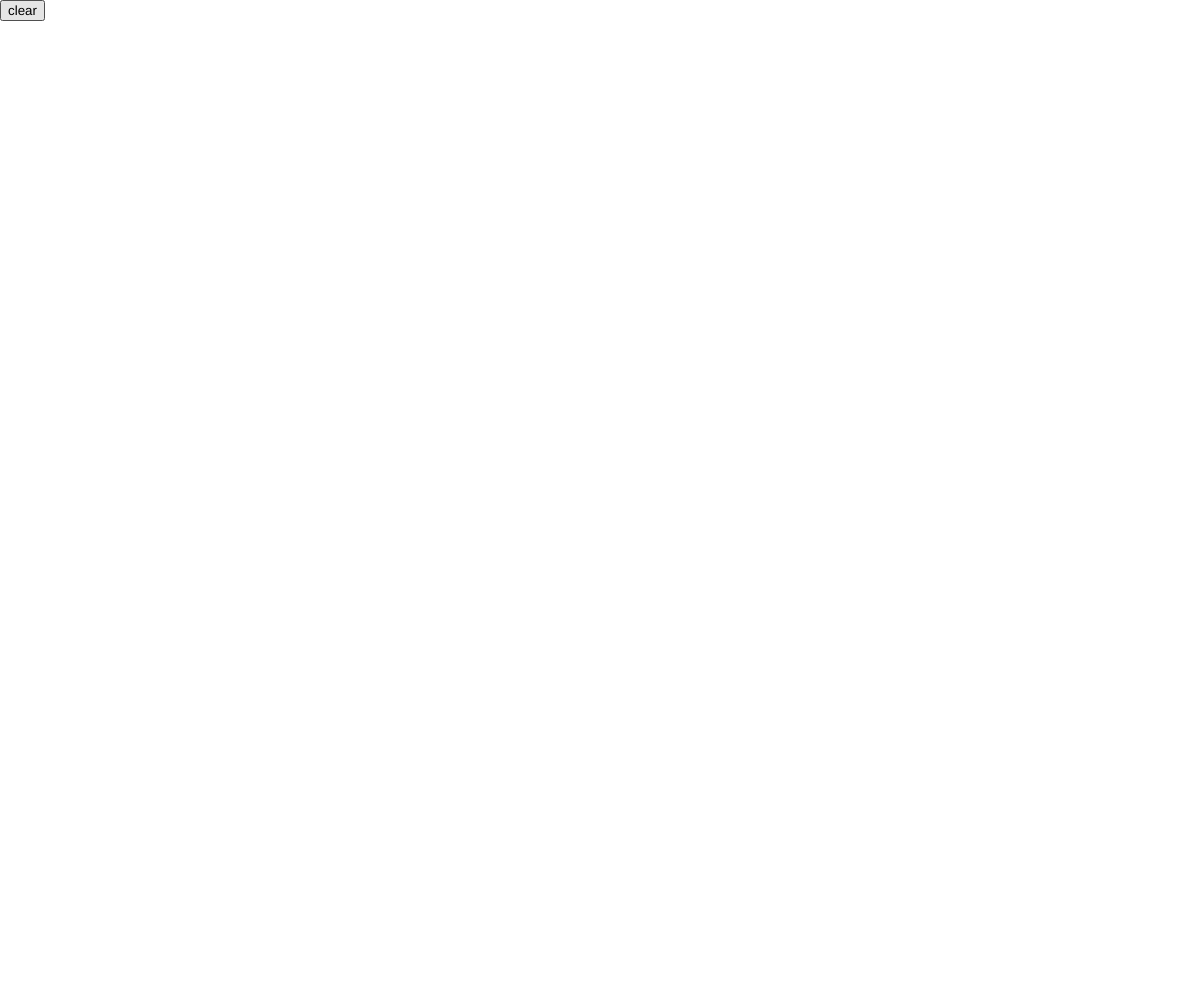
Frame 1 (no input)
Frame 60 (no input): identical to frame 1, image omitted
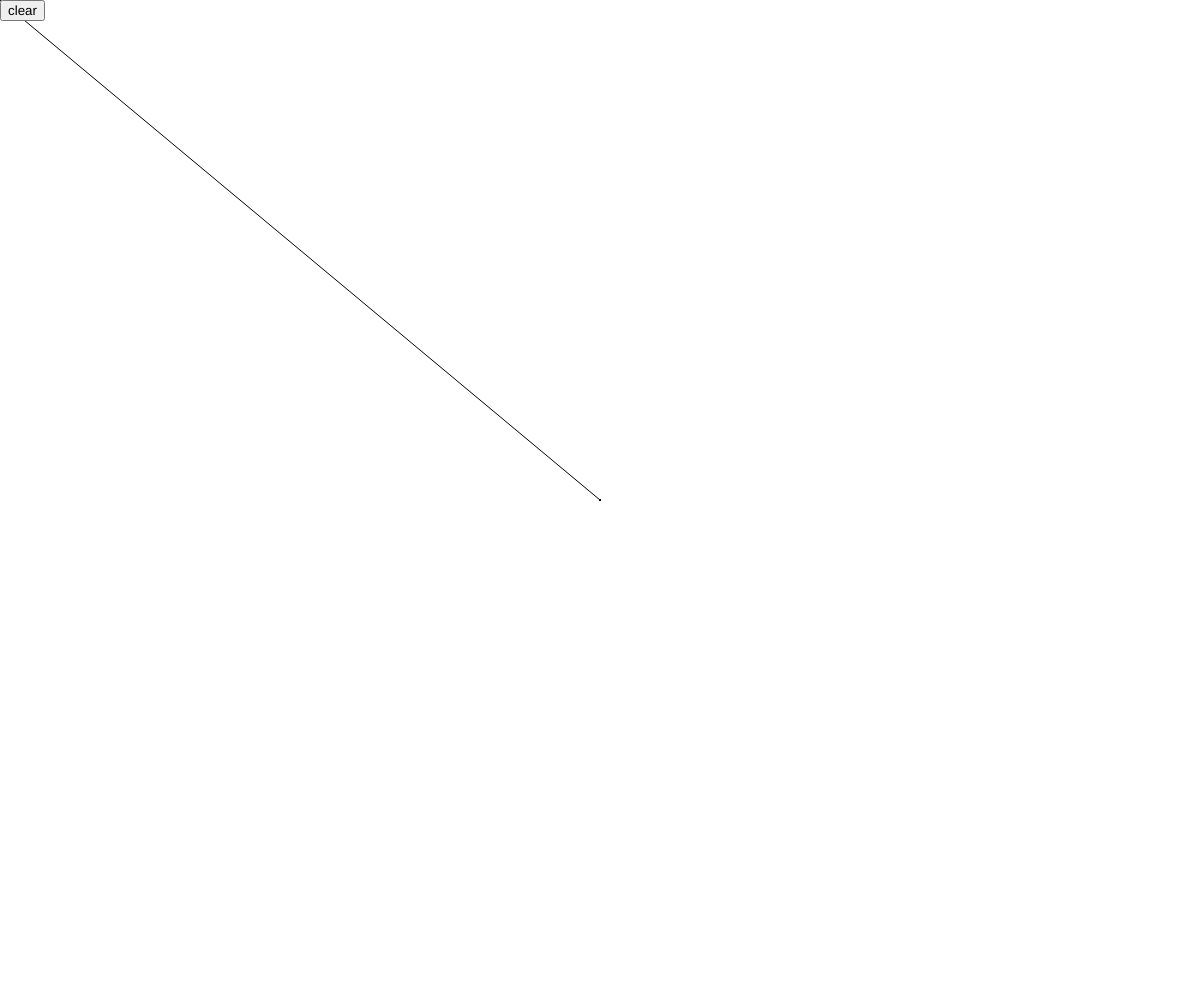
Frame 120 (the mouse pressed at the canvas centre since frame 60)

The p5.js sketch that drew these frames (run headless with seeded random() and noise() and a simulated clock; from frame 60 on, the mouse is pressed at the canvas centre):

// p5.js sketch
// ── sketch.js
let pxoffset;
let pyoffset;
let bound = 10;
let queue = [];

function setup() {
  createCanvas(window.innerWidth, window.innerHeight);
  background(255);

  pxoffset = (2 + random(0,3));
  pyoffset = (2 + random(0,3));
  
  let clearButton = createButton("clear");
  clearButton.position(0, 0);
  
  clearButton.mousePressed(() => {
    background(255);
  });
  
  frameRate(60);
}

function draw() {
  if (mouseIsPressed) {
    let distScale = (((pmouseX - mouseX) ** 2) + ((pmouseY - mouseY) ** 2)) ** 0.5 / 3;
    console.log(dist);
    
    let xoffset = pxoffset + distScale * random(-2, 2);
    let yoffset = pyoffset + distScale * random(-2, 2);
    
    if (xoffset > bound) xoffset = bound;
    if (xoffset < -bound) xoffset = -bound;
    if (yoffset > bound) yoffset = bound;
    if (yoffset < -bound) yoffset = -bound;
    
    line(
      mouseX, 
      mouseY, 
      pmouseX, 
      pmouseY
    );
    queue.push([
      mouseX + xoffset, 
      mouseY + yoffset, 
      pmouseX + pxoffset, 
      pmouseY + pyoffset,
      mouseX,
      mouseY,
      pmouseX,
      pmouseY
    ]
              )
    
    pxoffset = xoffset;
    pyoffset = yoffset;
  } else {
    queue.forEach((items) => {
      const [xo, yo, pxo, pyo, x, y, px, py] = items;
      
      // hide the old line
      stroke(color(255,255,255));
      strokeWeight(2);
      line(x,y,px,py);
    })
    
    
    queue.forEach((items) => {
      const [xo, yo, pxo, pyo, x, y, px, py] = items;
      
      // put the new one
      stroke(color(0,0,0));
      strokeWeight(1);
      line(xo,yo,pxo,pyo);
    })
    
    stroke(color(0));
    frameRate(60);
    
    queue = [];
  }
}
